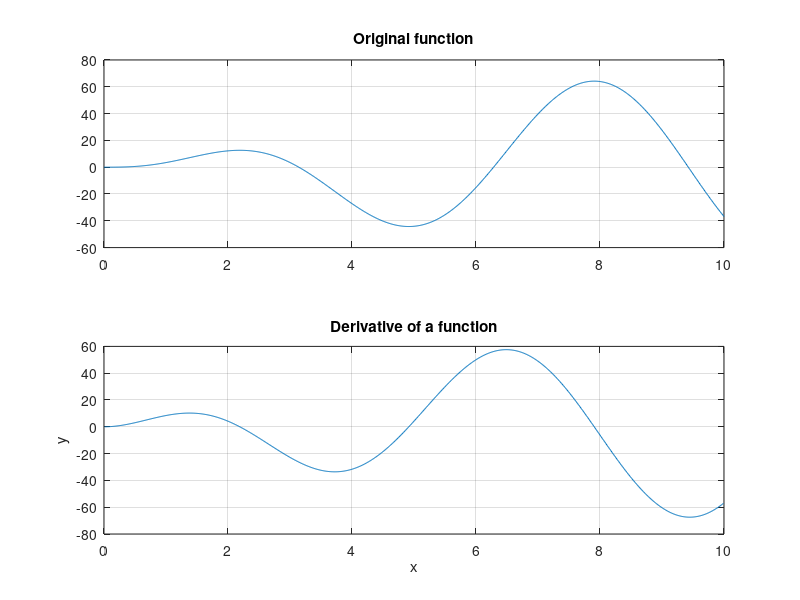

Reproduce this figure in MATLAB.

%derive of a function
%set up a x-array from 0 to 10 with array

x = 0:0.01:10;
y = 5*x.^2.*exp(-0.2*x).*sin(x);
% find the central differnce estimate 
n = length(x);
der = (y(3:n)-y(1:n-2))./(x(3:n)-x(1:n-2));

%plot the orginal function
subplot(2,1,1)
plot(x,y)
grid on 
title('Original function')
subplot(2,1,2)
plot(x(2:n-1),der)
grid on 

title ('Derivative of a function')
xlabel('x')
ylabel('y')
